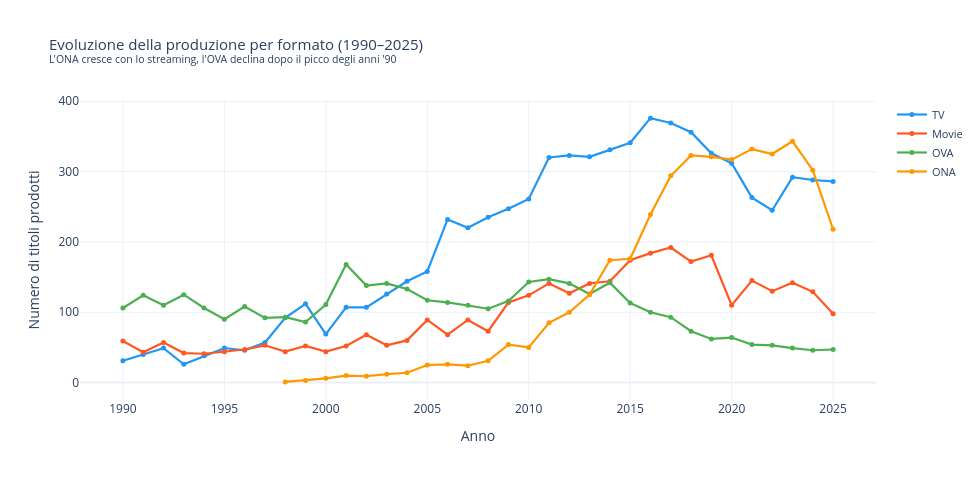

Notebook code cell kept with this figure:
### Markdown cell above
Quattro formati su nove hanno un peso narrativo reale nella nostra analisi: **TV, Movie, OVA e ONA**. Gli altri cinque (Music, CM, PV, Special e TV Special) sono contenuti accessori o promozionali che non aggiungono significato alle domande che ci poniamo.

Sappiamo già cosa sono le serie TV e film. Vediamo a cosa si riferiscono OVA e ONA.

**OVA — Original Video Animation**
Contenuti prodotti direttamente per il mercato home video, senza passare dalla televisione né dal cinema.

**ONA — Original Net Animation**
La versione digitale dell'OVA: contenuti distribuiti direttamente su internet, senza passare da televisione, cinema o supporto fisico.

Da questo punto in poi, `details` è filtrato a questi quattro formati (21.609 titoli su 28.955).

Prima di proseguire, osserviamo come è cambiato il peso di questi formati nel tempo: la produzione anime si è evoluta non solo nei contenuti, ma anche nelle modalità di distribuzione, spinte dal progresso tecnologico e dalla diffusione del web.

### Code cell
plot_format_evolution(details)

details = filter_main_types(details)
details_ex, top_genres = explode_genres(details)

### Figure 1 — Plotly figure (JSON) as saved in the notebook; plotly's stock layout.template omitted (floating-point values rounded to 4 significant figures)
{"data": [{"hovertemplate": "<b>%{fullData.name}</b><br>Anno: %{x:.0f}<br>Titoli: %{y}<extra></extra>", "line": {"color": "#2196F3", "width": 2.2}, "marker": {"size": 5}, "mode": "lines+markers", "name": "TV", "x": [1990, 1991, 1992, 1993, 1994, 1995, 1996, 1997, 1998, 1999, 2000, 2001, 2002, 2003, 2004, 2005, 2006, 2007, 2008, 2009, 2010, 2011, 2012, 2013, 2014, 2015, 2016, 2017, 2018, 2019, 2020, 2021, 2022, 2023, 2024, 2025], "y": [31, 40, 49, 26, 38, 49, 46, 57, 92, 112, 69, 107, 107, 126, 144, 158, 232, 220, 235, 247, 261, 320, 323, 321, 331, 341, 376, 369, 356, 326, 312, 263, 245, 292, 288, 286], "type": "scatter"}, {"hovertemplate": "<b>%{fullData.name}</b><br>Anno: %{x:.0f}<br>Titoli: %{y}<extra></extra>", "line": {"color": "#FF5722", "width": 2.2}, "marker": {"size": 5}, "mode": "lines+markers", "name": "Movie", "x": [1990, 1991, 1992, 1993, 1994, 1995, 1996, 1997, 1998, 1999, 2000, 2001, 2002, 2003, 2004, 2005, 2006, 2007, 2008, 2009, 2010, 2011, 2012, 2013, 2014, 2015, 2016, 2017, 2018, 2019, 2020, 2021, 2022, 2023, 2024, 2025], "y": [59, 43, 57, 42, 41, 44, 47, 53, 44, 52, 44, 52, 68, 53, 60, 89, 68, 89, 73, 114, 124, 141, 127, 141, 144, 174, 184, 192, 172, 181, 110, 145, 130, 142, 129, 98], "type": "scatter"}, {"hovertemplate": "<b>%{fullData.name}</b><br>Anno: %{x:.0f}<br>Titoli: %{y}<extra></extra>", "line": {"color": "#4CAF50", "width": 2.2}, "marker": {"size": 5}, "mode": "lines+markers", "name": "OVA", "x": [1990, 1991, 1992, 1993, 1994, 1995, 1996, 1997, 1998, 1999, 2000, 2001, 2002, 2003, 2004, 2005, 2006, 2007, 2008, 2009, 2010, 2011, 2012, 2013, 2014, 2015, 2016, 2017, 2018, 2019, 2020, 2021, 2022, 2023, 2024, 2025], "y": [106, 124, 110, 125, 106, 90, 108, 92, 93, 86, 111, 168, 138, 141, 133, 117, 114, 110, 105, 116, 143, 147, 141, 126, 142, 113, 100, 93, 73, 62, 64, 54, 53, 49, 46, 47], "type": "scatter"}, {"hovertemplate": "<b>%{fullData.name}</b><br>Anno: %{x:.0f}<br>Titoli: %{y}<extra></extra>", "line": {"color": "#FF9800", "width": 2.2}, "marker": {"size": 5}, "mode": "lines+markers", "name": "ONA", "x": [1998, 1999, 2000, 2001, 2002, 2003, 2004, 2005, 2006, 2007, 2008, 2009, 2010, 2011, 2012, 2013, 2014, 2015, 2016, 2017, 2018, 2019, 2020, 2021, 2022, 2023, 2024, 2025], "y": [1, 3, 6, 10, 9, 12, 14, 25, 26, 24, 31, 54, 50, 85, 100, 125, 174, 176, 239, 294, 323, 321, 317, 332, 325, 343, 302, 218], "type": "scatter"}], "layout": {"title": {"font": {"size": 15}, "text": "Evoluzione della produzione per formato (1990–2025)<br><sup>L'ONA cresce con lo streaming, l'OVA declina dopo il picco degli anni '90</sup>"}, "xaxis": {"title": {"text": "Anno"}, "tickformat": "d"}, "legend": {"font": {"size": 11}}, "yaxis": {"title": {"text": "Numero di titoli prodotti"}}, "hovermode": "x unified", "width": 980, "height": 480}}
